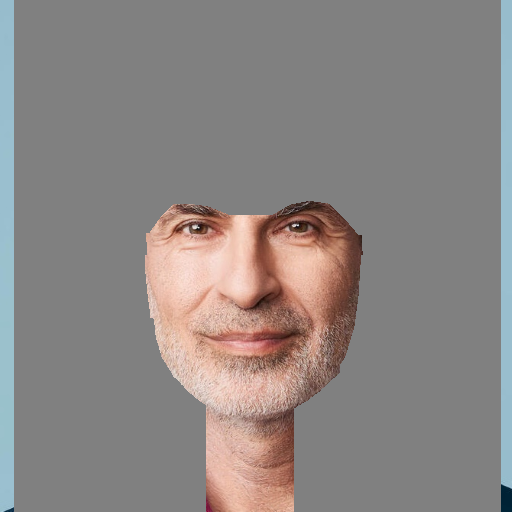
#> input picture Experiment/images/HF_agnostic.png, 512 x 512 px
$ python merge.py images/HF_agnostic.png images/SH_bald.png images/SH_bald.png images/SH_bald.png
#> lines starting #> are read from the running program, lines starting #| are printed output that depends on the picture
from PIL import Image
import sys

# 사용법: python merge_3x512.py a.png b.png c.png out.png
a, b, c, out_path = sys.argv[1], sys.argv[2], sys.argv[3], sys.argv[4]
imgs = [Image.open(p).convert("RGBA").resize((512, 512)) for p in (a, b, c)]
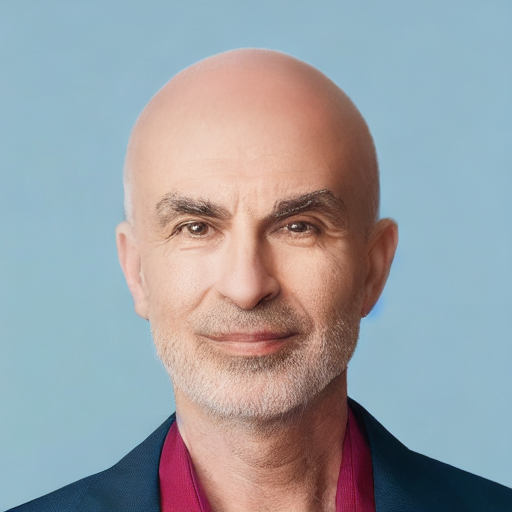
#> input picture Experiment/images/SH_bald.png, 512 x 512 px
#> imgs = 3 items
canvas = Image.new("RGBA", (512*3, 512), (0, 0, 0, 0))
#> canvas: PIL image 1536x512 RGBA; every value is 0
for i, im in enumerate(imgs):
    canvas.paste(im, (512*i, 0))
#> this loop made 3 passes
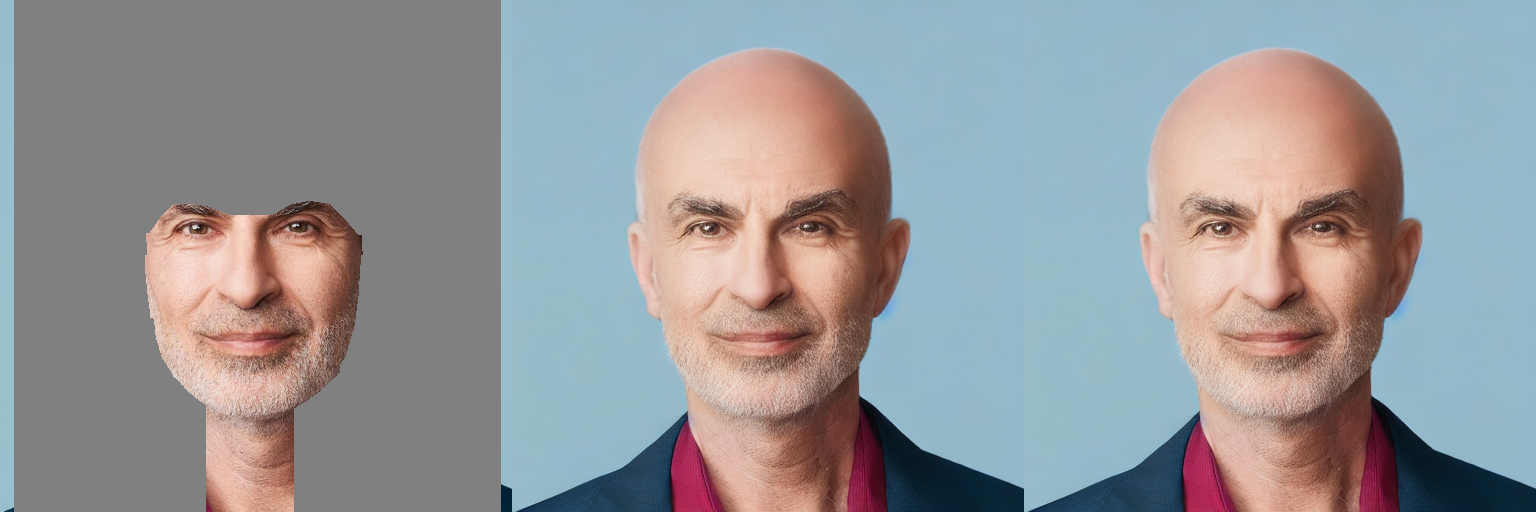
#> canvas: PIL image 1536x512 RGBA; mean R, G, B, A 149.9, 151, 153.6, 255
canvas.save(out_path)
print("Saved:", out_path)
